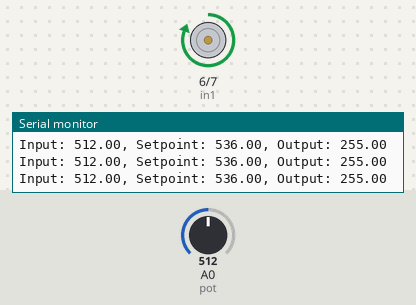
Bench run of a sketch on a simulated Arduino Uno, built with avr-gcc and run on an emulated ATmega328P. On the bench: motor-driver pin pairs drawn as motors (green arrow = first pin HIGH = forward, orange = second pin HIGH = backward, longer = more drive), the last lines printed to the serial monitor. The test bench sets the inputs (shaded band); at power-on: A0 (pot) = 512.

Above: at 4.2 s.
4.3 s: A0 (pot) set to 546
At 4.7 s:
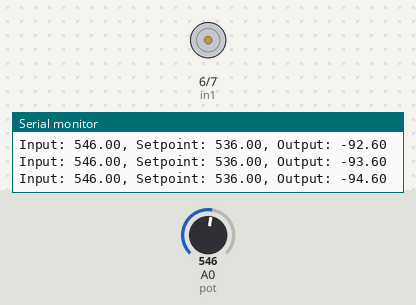
At 6.8 s:
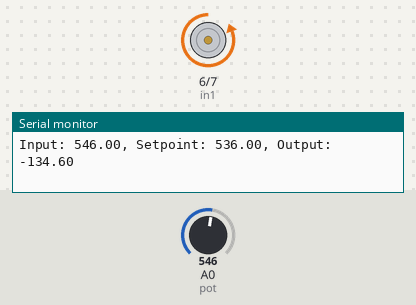
7.3 s: A0 (pot) set to 526
At 7.47 s:
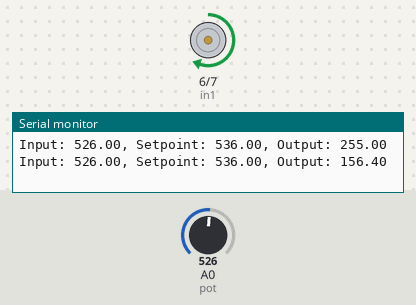
10.3 s: A0 (pot) set to 660
Timing chart, 0 to 13.3 s (numbered marks = the images above; inputs shaded):
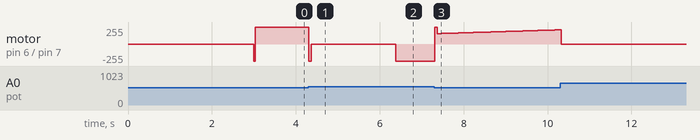

The sketch:

pend_inv.ino
```cpp
#include <Wire.h>
#include <PID_v1.h>

#define in1 6
#define in2 7
#define pot A0

int angulo=0;
double Setpoint = 536;
double Input = 0;
double Output = 0;
const int posEquilibrio = 536;

double aggKp=12.23, aggKi=21.0172, aggKd=1.7592;
double consKp=15, consKi=5, consKd=5;//double consKp=20 | 15, consKi=5, consKd=5;

PID myPID(&Input, &Output, &Setpoint, consKp, consKi, consKd, DIRECT);

int encoder;

double entrada;

void setup() {
  // put your setup code here, to run once:
  pinMode(in1, OUTPUT);
  pinMode(in2, OUTPUT);
  //pinMode(pot, OUTPUT);

  Serial.begin(9600);
  Wire.begin();

  Input = 0;
  Setpoint = posEquilibrio;
  Output = 0;
  myPID.SetMode(AUTOMATIC);
  myPID.SetSampleTime(20);
  myPID.SetOutputLimits(-255, 255);

  analogWrite(in1, 0);
  analogWrite(in2, 0);

  delay(3000);
}

void loop() {
  encoder = analogRead(pot);
  //angulo = posEquilibrio - map(encoder, 0, 1023, 0, 300);  // Mapear el valor leído al rango de ángulo deseado

  //Input = encoder;//angulo;

  /*if (abs(angulo) < 10) {
    myPID.SetTunings(consKp, consKi, consKd);
  } else {
    myPID.SetTunings(aggKp, aggKi, aggKd);
  }*/

  if (encoder > 650 || encoder < 350) {
    analogWrite(in1, 0);
    analogWrite(in2, 0);
  } else {
    if (abs(posEquilibrio - encoder) < 1) {
      analogWrite(in1, 0);
      analogWrite(in2, 0);
      Input = posEquilibrio;

      myPID.Compute();
    } else {
      Input = encoder;

      myPID.Compute();

      if (Output > 0) {
        analogWrite(in1, abs(Output));
        analogWrite(in2, 0);
      } else if (Output < 0) {
        analogWrite(in1, 0);
        analogWrite(in2, abs(Output));
      } else {
        analogWrite(in1, 0);
        analogWrite(in2, 0);
      }
    }
  }

  Serial.print("Input: ");
  Serial.print(Input);
  Serial.print(", Setpoint: ");
  Serial.print(Setpoint);
  Serial.print(", Output: ");
  Serial.println(Output);

  //Serial.println(angulo1);
}
```

Measured:
- after the input at 4.3 s, motor on pin 6 (in1) / pin 7 (in2): forward 255/255 → stopped at once, → backward 255/255 2.1 s later
